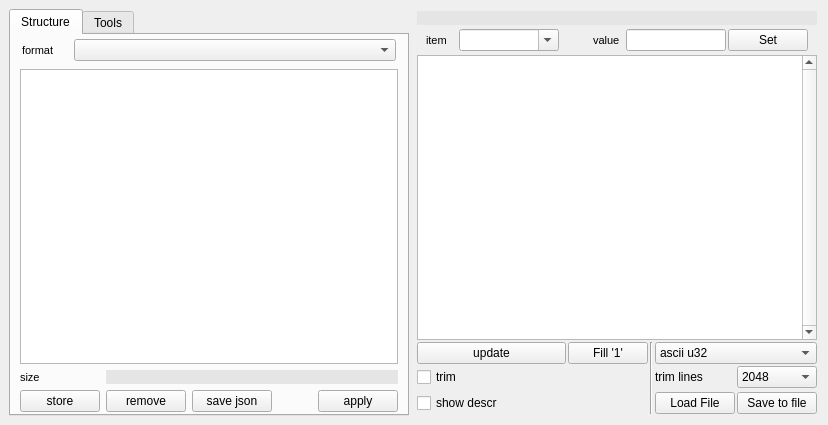
<?xml version="1.0" encoding="UTF-8"?>
<ui version="4.0">
 <class>MainWindow</class>
 <widget class="QMainWindow" name="MainWindow">
  <property name="geometry">
   <rect>
    <x>0</x>
    <y>0</y>
    <width>828</width>
    <height>425</height>
   </rect>
  </property>
  <property name="windowTitle">
   <string>RegDecode</string>
  </property>
  <widget class="QWidget" name="centralwidget">
   <layout class="QGridLayout" name="gridLayout_2">
    <item row="0" column="1">
     <widget class="QWidget" name="widget_3" native="true">
      <property name="sizePolicy">
       <sizepolicy hsizetype="Expanding" vsizetype="Preferred">
        <horstretch>0</horstretch>
        <verstretch>0</verstretch>
       </sizepolicy>
      </property>
      <layout class="QGridLayout" name="gridLayout_3">
       <property name="leftMargin">
        <number>2</number>
       </property>
       <property name="topMargin">
        <number>2</number>
       </property>
       <property name="rightMargin">
        <number>2</number>
       </property>
       <property name="bottomMargin">
        <number>2</number>
       </property>
       <property name="spacing">
        <number>2</number>
       </property>
       <item row="2" column="0" colspan="6">
        <widget class="QPlainTextEdit" name="teResult">
         <property name="minimumSize">
          <size>
           <width>400</width>
           <height>0</height>
          </size>
         </property>
         <property name="verticalScrollBarPolicy">
          <enum>Qt::ScrollBarAlwaysOn</enum>
         </property>
        </widget>
       </item>
       <item row="4" column="2">
        <widget class="QPushButton" name="pbFill1">
         <property name="text">
          <string>Fill '1'</string>
         </property>
        </widget>
       </item>
       <item row="1" column="0" colspan="6">
        <widget class="QWidget" name="widget" native="true">
         <property name="minimumSize">
          <size>
           <width>250</width>
           <height>0</height>
          </size>
         </property>
         <layout class="QGridLayout" name="gridLayout">
          <property name="topMargin">
           <number>2</number>
          </property>
          <property name="bottomMargin">
           <number>2</number>
          </property>
          <property name="spacing">
           <number>2</number>
          </property>
          <item row="1" column="5">
           <widget class="LineEdit" name="leValue">
            <property name="maximumSize">
             <size>
              <width>100</width>
              <height>16777215</height>
             </size>
            </property>
           </widget>
          </item>
          <item row="1" column="1" colspan="2">
           <widget class="QComboBox" name="cmItems">
            <property name="sizePolicy">
             <sizepolicy hsizetype="Expanding" vsizetype="Fixed">
              <horstretch>0</horstretch>
              <verstretch>0</verstretch>
             </sizepolicy>
            </property>
            <property name="minimumSize">
             <size>
              <width>100</width>
              <height>0</height>
             </size>
            </property>
            <property name="editable">
             <bool>true</bool>
            </property>
           </widget>
          </item>
          <item row="1" column="0">
           <widget class="QLabel" name="label_3">
            <property name="font">
             <font>
              <pointsize>8</pointsize>
             </font>
            </property>
            <property name="text">
             <string>item</string>
            </property>
           </widget>
          </item>
          <item row="1" column="3">
           <widget class="QLabel" name="lbFieldInfo">
            <property name="styleSheet">
             <string notr="true">color: rgb(95, 95, 95);</string>
            </property>
            <property name="text">
             <string/>
            </property>
           </widget>
          </item>
          <item row="1" column="4">
           <widget class="QLabel" name="label_4">
            <property name="font">
             <font>
              <pointsize>8</pointsize>
             </font>
            </property>
            <property name="text">
             <string>value</string>
            </property>
           </widget>
          </item>
          <item row="1" column="6">
           <widget class="QPushButton" name="pbSetValue">
            <property name="text">
             <string>Set</string>
            </property>
           </widget>
          </item>
         </layout>
        </widget>
       </item>
       <item row="4" column="0" colspan="2">
        <widget class="QPushButton" name="pbUpdate">
         <property name="text">
          <string>update</string>
         </property>
        </widget>
       </item>
       <item row="4" column="4" colspan="2">
        <widget class="QComboBox" name="cmFormat">
         <property name="minimumSize">
          <size>
           <width>100</width>
           <height>0</height>
          </size>
         </property>
         <item>
          <property name="text">
           <string>ascii u32</string>
          </property>
         </item>
         <item>
          <property name="text">
           <string>ascii u8</string>
          </property>
         </item>
         <item>
          <property name="text">
           <string>bin</string>
          </property>
         </item>
        </widget>
       </item>
       <item row="7" column="4">
        <widget class="QPushButton" name="pbLoadFile">
         <property name="text">
          <string>Load File</string>
         </property>
        </widget>
       </item>
       <item row="7" column="5">
        <widget class="QPushButton" name="pbSaveToFile">
         <property name="text">
          <string>Save to file</string>
         </property>
        </widget>
       </item>
       <item row="4" column="3" rowspan="4">
        <widget class="Line" name="line">
         <property name="orientation">
          <enum>Qt::Vertical</enum>
         </property>
        </widget>
       </item>
       <item row="0" column="0" colspan="6">
        <widget class="QLabel" name="lbResultFile">
         <property name="styleSheet">
          <string notr="true">background-color: rgb(229, 229, 229);
color: rgb(95, 95, 95);</string>
         </property>
         <property name="text">
          <string/>
         </property>
        </widget>
       </item>
       <item row="5" column="5">
        <widget class="QComboBox" name="cmTrimLines">
         <property name="enabled">
          <bool>true</bool>
         </property>
         <item>
          <property name="text">
           <string>2048</string>
          </property>
         </item>
        </widget>
       </item>
       <item row="5" column="4">
        <widget class="QLabel" name="label_5">
         <property name="text">
          <string>trim lines</string>
         </property>
        </widget>
       </item>
       <item row="5" column="0">
        <widget class="QCheckBox" name="cbTrim">
         <property name="text">
          <string>trim</string>
         </property>
        </widget>
       </item>
       <item row="7" column="0">
        <widget class="QCheckBox" name="cbDescr">
         <property name="text">
          <string>show descr</string>
         </property>
        </widget>
       </item>
      </layout>
     </widget>
    </item>
    <item row="0" column="0">
     <widget class="QTabWidget" name="tabWidget">
      <property name="sizePolicy">
       <sizepolicy hsizetype="Minimum" vsizetype="Expanding">
        <horstretch>0</horstretch>
        <verstretch>0</verstretch>
       </sizepolicy>
      </property>
      <property name="minimumSize">
       <size>
        <width>400</width>
        <height>0</height>
       </size>
      </property>
      <property name="maximumSize">
       <size>
        <width>320</width>
        <height>16777215</height>
       </size>
      </property>
      <property name="currentIndex">
       <number>0</number>
      </property>
      <widget class="QWidget" name="tab">
       <attribute name="title">
        <string>Structure</string>
       </attribute>
       <layout class="QGridLayout" name="gridLayout_4">
        <property name="topMargin">
         <number>2</number>
        </property>
        <property name="bottomMargin">
         <number>2</number>
        </property>
        <item row="2" column="0" colspan="6">
         <widget class="QPlainTextEdit" name="teRegister"/>
        </item>
        <item row="0" column="0" colspan="6">
         <widget class="QWidget" name="widget_4" native="true">
          <layout class="QHBoxLayout" name="horizontalLayout">
           <property name="spacing">
            <number>2</number>
           </property>
           <property name="leftMargin">
            <number>2</number>
           </property>
           <property name="topMargin">
            <number>2</number>
           </property>
           <property name="rightMargin">
            <number>2</number>
           </property>
           <property name="bottomMargin">
            <number>2</number>
           </property>
           <item>
            <widget class="QLabel" name="label">
             <property name="maximumSize">
              <size>
               <width>50</width>
               <height>16777215</height>
              </size>
             </property>
             <property name="font">
              <font>
               <pointsize>8</pointsize>
              </font>
             </property>
             <property name="text">
              <string>format</string>
             </property>
            </widget>
           </item>
           <item>
            <widget class="QComboBox" name="cmStructure"/>
           </item>
          </layout>
         </widget>
        </item>
        <item row="5" column="0">
         <widget class="QPushButton" name="pbStoreFormat">
          <property name="sizePolicy">
           <sizepolicy hsizetype="Minimum" vsizetype="Fixed">
            <horstretch>0</horstretch>
            <verstretch>0</verstretch>
           </sizepolicy>
          </property>
          <property name="text">
           <string>store</string>
          </property>
          <property name="flat">
           <bool>false</bool>
          </property>
         </widget>
        </item>
        <item row="5" column="5">
         <widget class="QPushButton" name="pbApply">
          <property name="text">
           <string>apply</string>
          </property>
         </widget>
        </item>
        <item row="3" column="0">
         <widget class="QLabel" name="label_2">
          <property name="maximumSize">
           <size>
            <width>16777215</width>
            <height>15</height>
           </size>
          </property>
          <property name="font">
           <font>
            <pointsize>8</pointsize>
           </font>
          </property>
          <property name="text">
           <string>size</string>
          </property>
         </widget>
        </item>
        <item row="5" column="2">
         <widget class="QPushButton" name="pbSaveJson">
          <property name="text">
           <string>save json</string>
          </property>
         </widget>
        </item>
        <item row="5" column="1">
         <widget class="QPushButton" name="pbRemoveFormat">
          <property name="text">
           <string>remove</string>
          </property>
         </widget>
        </item>
        <item row="3" column="1" colspan="5">
         <widget class="QLabel" name="lbDataSize">
          <property name="maximumSize">
           <size>
            <width>16777215</width>
            <height>15</height>
           </size>
          </property>
          <property name="styleSheet">
           <string notr="true">background-color: rgb(229, 229, 229);
color: rgb(95, 95, 95);</string>
          </property>
          <property name="text">
           <string/>
          </property>
         </widget>
        </item>
       </layout>
      </widget>
      <widget class="QWidget" name="tab_2">
       <attribute name="title">
        <string>Tools</string>
       </attribute>
       <widget class="QPushButton" name="cmProcessAll">
        <property name="geometry">
         <rect>
          <x>10</x>
          <y>10</y>
          <width>80</width>
          <height>22</height>
         </rect>
        </property>
        <property name="text">
         <string>process all</string>
        </property>
       </widget>
       <widget class="QCheckBox" name="cbUseWindowsCRLF">
        <property name="geometry">
         <rect>
          <x>10</x>
          <y>350</y>
          <width>131</width>
          <height>20</height>
         </rect>
        </property>
        <property name="text">
         <string>use Windows CRLF</string>
        </property>
       </widget>
      </widget>
     </widget>
    </item>
   </layout>
  </widget>
 </widget>
 <customwidgets>
  <customwidget>
   <class>LineEdit</class>
   <extends>QLineEdit</extends>
   <header>lineedit.h</header>
  </customwidget>
 </customwidgets>
 <resources/>
 <connections/>
</ui>
